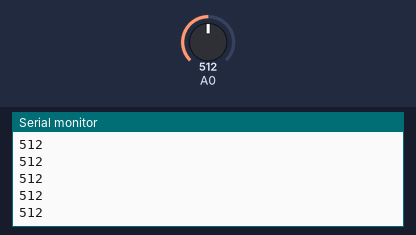
The sketch below on a simulated Arduino Uno, built with avr-gcc and run on an emulated ATmega328P. Parts: the last lines printed to the serial monitor. The test bench sets the inputs (shaded band); at power-on: A0 = 512.

Above: at 1.2 s.
1.3 s: A0 set to 716
At 1.31 s:
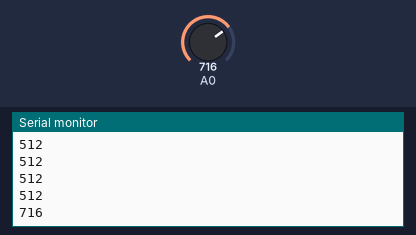
2.8 s: A0 set to 900
At 2.81 s:
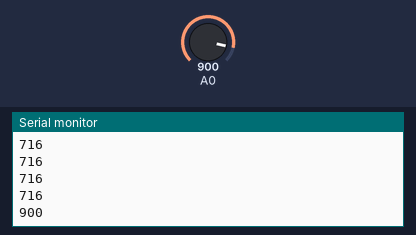
Timing chart, 0 to 5.8 s (numbered marks = the images above; inputs shaded):
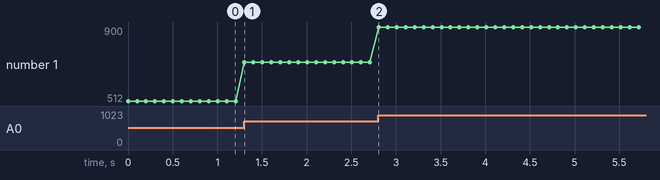

The sketch:

analogRead_Potentiometer.ino
```cpp
void setup() {
  // put your setup code here, to run once:
  Serial.begin(9600);

}

void loop() {
  // put your main code here, to run repeatedly:

  int targetSpeedRpm = analogRead(A0);

   Serial.println(targetSpeedRpm);
   delay(100);

}
```

Measured:
- after the input at 1.3 s, the serial monitor: prints a new line at once (image 1)
- after the input at 2.8 s, the serial monitor: prints a new line at once (image 2)
- plotted number 1: 512 → 716 after the input at 1.3 s, 716 → 900 after the input at 2.8 s
